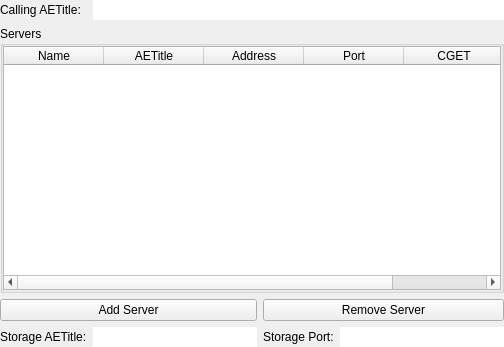
<?xml version="1.0" encoding="UTF-8"?>
<ui version="4.0">
 <class>ctkDICOMServerNodeWidget</class>
 <widget class="QWidget" name="ctkDICOMServerNodeWidget">
  <property name="geometry">
   <rect>
    <x>0</x>
    <y>0</y>
    <width>504</width>
    <height>347</height>
   </rect>
  </property>
  <property name="windowTitle">
   <string>Server List</string>
  </property>
  <layout class="QGridLayout" name="gridLayout">
   <property name="leftMargin">
    <number>0</number>
   </property>
   <property name="topMargin">
    <number>0</number>
   </property>
   <property name="rightMargin">
    <number>0</number>
   </property>
   <property name="bottomMargin">
    <number>0</number>
   </property>
   <item row="0" column="0">
    <widget class="QLabel" name="CallingAETitleLabel">
     <property name="text">
      <string>Calling AETitle:</string>
     </property>
    </widget>
   </item>
   <item row="0" column="1" colspan="3">
    <widget class="QLineEdit" name="CallingAETitle">
     <property name="frame">
      <bool>false</bool>
     </property>
    </widget>
   </item>
   <item row="2" column="0" colspan="2">
    <widget class="QPushButton" name="AddButton">
     <property name="text">
      <string>Add Server</string>
     </property>
    </widget>
   </item>
   <item row="3" column="0">
    <widget class="QLabel" name="StorageAETitleLabel">
     <property name="text">
      <string>Storage AETitle:</string>
     </property>
    </widget>
   </item>
   <item row="3" column="1">
    <widget class="QLineEdit" name="StorageAETitle">
     <property name="frame">
      <bool>false</bool>
     </property>
    </widget>
   </item>
   <item row="3" column="2">
    <widget class="QLabel" name="StoratePortLabel">
     <property name="text">
      <string>Storage Port:</string>
     </property>
    </widget>
   </item>
   <item row="3" column="3">
    <widget class="QLineEdit" name="StoragePort">
     <property name="frame">
      <bool>false</bool>
     </property>
    </widget>
   </item>
   <item row="2" column="2" colspan="2">
    <widget class="QPushButton" name="RemoveButton">
     <property name="text">
      <string>Remove Server</string>
     </property>
    </widget>
   </item>
   <item row="1" column="0" colspan="4">
    <widget class="QGroupBox" name="ServersGroupBox">
     <property name="title">
      <string>Servers</string>
     </property>
     <property name="flat">
      <bool>true</bool>
     </property>
     <layout class="QVBoxLayout" name="verticalLayout">
      <property name="leftMargin">
       <number>0</number>
      </property>
      <property name="topMargin">
       <number>0</number>
      </property>
      <property name="rightMargin">
       <number>0</number>
      </property>
      <property name="bottomMargin">
       <number>0</number>
      </property>
      <item>
       <widget class="QTableWidget" name="NodeTable">
        <property name="columnCount">
         <number>5</number>
        </property>
        <attribute name="horizontalHeaderStretchLastSection">
         <bool>true</bool>
        </attribute>
        <attribute name="verticalHeaderStretchLastSection">
         <bool>false</bool>
        </attribute>
        <column>
         <property name="text">
          <string>Name</string>
         </property>
        </column>
        <column>
         <property name="text">
          <string>AETitle</string>
         </property>
        </column>
        <column>
         <property name="text">
          <string>Address</string>
         </property>
        </column>
        <column>
         <property name="text">
          <string>Port</string>
         </property>
        </column>
        <column>
         <property name="text">
          <string>CGET</string>
         </property>
        </column>
       </widget>
      </item>
     </layout>
    </widget>
   </item>
  </layout>
 </widget>
 <tabstops>
  <tabstop>CallingAETitle</tabstop>
  <tabstop>NodeTable</tabstop>
  <tabstop>AddButton</tabstop>
  <tabstop>StorageAETitle</tabstop>
  <tabstop>RemoveButton</tabstop>
  <tabstop>StoragePort</tabstop>
 </tabstops>
 <resources/>
 <connections/>
</ui>
